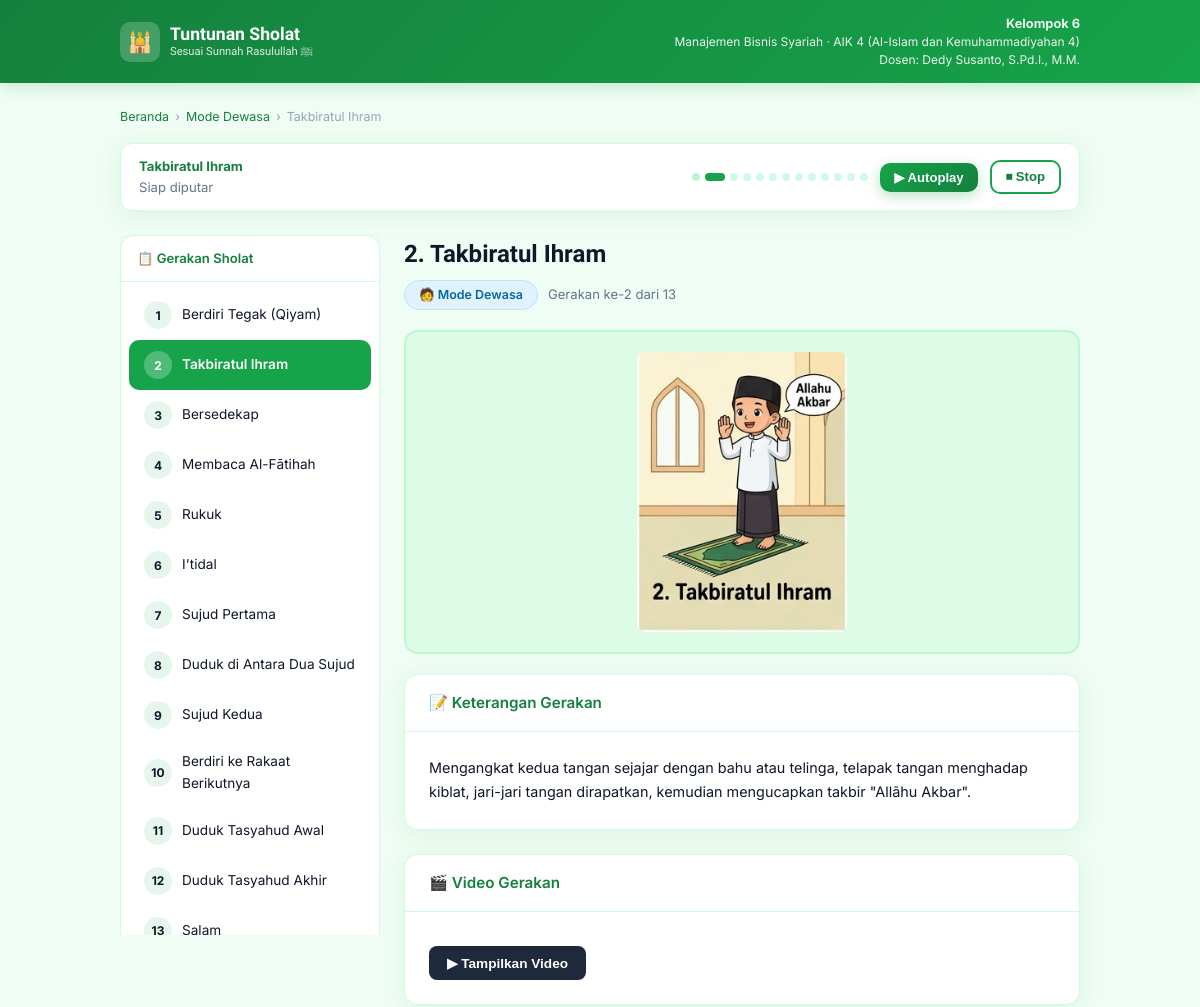
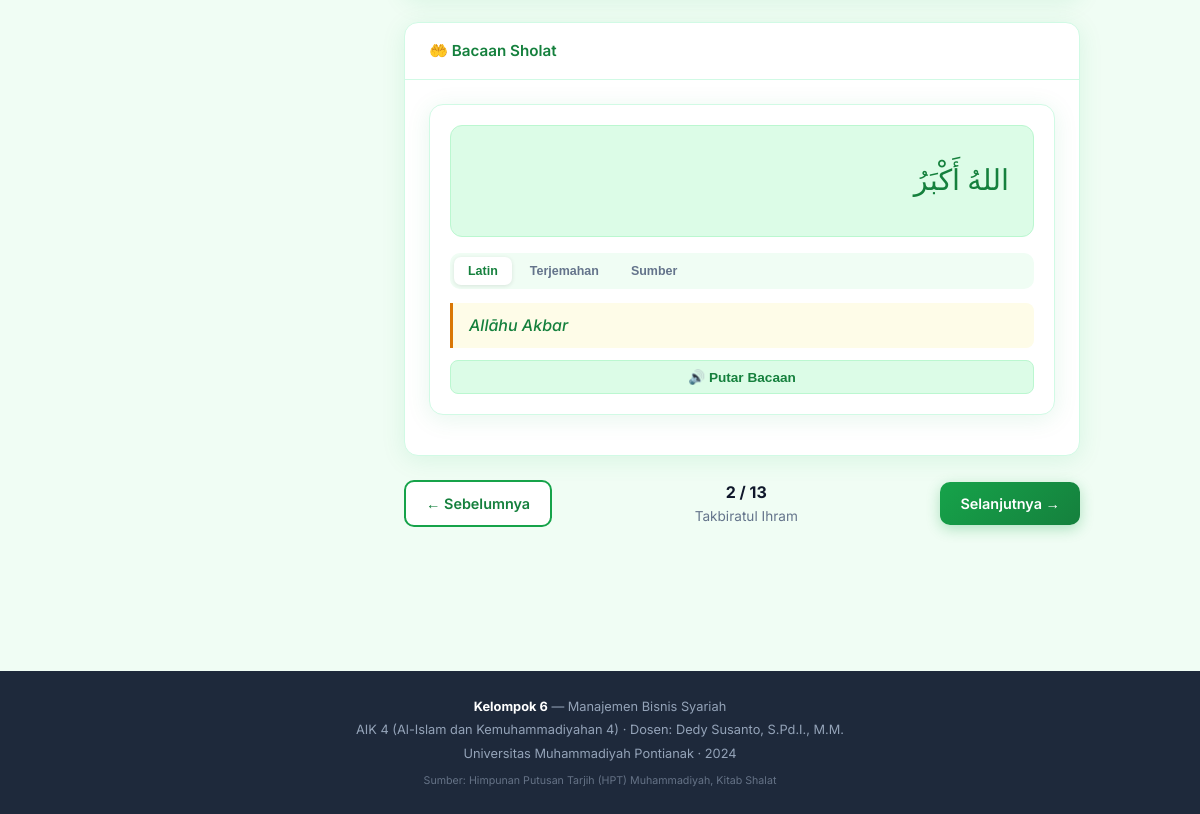
/sholat/dewasa/gerakan/2, run on the app's committed database (2 pictures, top to bottom).
### tables this page shows
CREATE TABLE kelompok (
    id          INTEGER PRIMARY KEY AUTOINCREMENT,
    nama_kelompok TEXT NOT NULL,
    prodi       TEXT NOT NULL,
    mata_kuliah TEXT NOT NULL,
    dosen       TEXT NOT NULL
);

CREATE TABLE kategori (
    id   INTEGER PRIMARY KEY AUTOINCREMENT,
    nama TEXT NOT NULL UNIQUE  -- 'dewasa' atau 'anak'
);

CREATE TABLE gerakan (
    id          INTEGER PRIMARY KEY AUTOINCREMENT,
    id_kategori INTEGER NOT NULL,
    nama        TEXT NOT NULL,
    urutan      INTEGER NOT NULL,
    deskripsi   TEXT,
    deskripsi_anak TEXT,
    gambar_url  TEXT,
    video_url   TEXT,
    FOREIGN KEY (id_kategori) REFERENCES kategori(id)
);

CREATE TABLE bacaan (
    id          INTEGER PRIMARY KEY AUTOINCREMENT,
    id_gerakan  INTEGER NOT NULL,
    urutan      INTEGER NOT NULL DEFAULT 1,
    teks_arab   TEXT,
    teks_latin  TEXT,
    terjemahan  TEXT,
    terjemahan_ringkas TEXT,
    audio_url   TEXT,
    sumber      TEXT,
    FOREIGN KEY (id_gerakan) REFERENCES gerakan(id)
);

### app.py (the view)
@app.route('/sholat/<mode>/gerakan/<int:urutan>')
def detail_gerakan(mode, urutan):
    if mode not in ('dewasa', 'anak'):
        return redirect(url_for('index'))
    with get_db() as conn:
        kelompok = conn.execute('SELECT * FROM kelompok LIMIT 1').fetchone()
        kategori = conn.execute(
            'SELECT * FROM kategori WHERE nama = ?', (mode,)
        ).fetchone()
        if not kategori:
            return redirect(url_for('index'))
        gerakan = conn.execute(
            'SELECT * FROM gerakan WHERE id_kategori = ? AND urutan = ?',
            (kategori['id'], urutan)
        ).fetchone()
        if not gerakan:
            return redirect(url_for('daftar_gerakan', mode=mode))
        bacaan_list = conn.execute(
            'SELECT * FROM bacaan WHERE id_gerakan = ? ORDER BY urutan',
            (gerakan['id'],)
        ).fetchall()
        total = conn.execute(
            'SELECT COUNT(*) as total FROM gerakan WHERE id_kategori = ?',
            (kategori['id'],)
        ).fetchone()['total']
        prev_gerakan = conn.execute(
            'SELECT urutan FROM gerakan WHERE id_kategori = ? AND urutan < ? ORDER BY urutan DESC LIMIT 1',
            (kategori['id'], urutan)
        ).fetchone()
        next_gerakan = conn.execute(
            'SELECT urutan FROM gerakan WHERE id_kategori = ? AND urutan > ? ORDER BY urutan ASC LIMIT 1',
            (kategori['id'], urutan)
        ).fetchone()
        semua_gerakan = conn.execute(
            'SELECT id, nama, urutan FROM gerakan WHERE id_kategori = ? ORDER BY urutan',
            (kategori['id'],)
        ).fetchall()
    return render_template(
        'detail_gerakan.html',
        kelompok=kelompok,
        gerakan=gerakan,
        bacaan_list=bacaan_list,
        mode=mode,
        total=total,
        prev_urutan=prev_gerakan['urutan'] if prev_gerakan else None,
        next_urutan=next_gerakan['urutan'] if next_gerakan else None,
        semua_gerakan=semua_gerakan
    )

### app.py (called while the page is built)
def get_db():
    conn = sqlite3.connect(DATABASE)
    conn.row_factory = sqlite3.Row
    conn.execute("PRAGMA foreign_keys = ON")
    return conn

### templates/detail_gerakan.html (shortened to what this page needs)
{% extends 'base.html' %}
{% block content %}
<div class="container detail-wrap">
  <div style="font-size:0.78rem;color:var(--muted);margin-bottom:16px;display:flex;align-items:center;gap:6px;flex-wrap:wrap;">
    <a href="/" style="color:var(--green-dark);text-decoration:none;">Beranda</a> ›
    <a href="/sholat/{{ mode }}" style="color:var(--green-dark);text-decoration:none;">
      Mode {{ mode | capitalize }}
    </a> ›
    <span>{{ gerakan.nama }}</span>
  </div>
  <div class="autoplay-bar">
    <div class="label">
      <strong id="ap-gerakan-name">{{ gerakan.nama }}</strong>
      <span id="ap-status">Siap diputar</span>
    </div>
    <div class="progress-steps" id="progressDots">
      {% for g in semua_gerakan %}
      <div class="step-dot {% if g.urutan == gerakan.urutan %}active{% elif g.urutan < gerakan.urutan %}done{% endif %}"
           onclick="window.location='/sholat/{{ mode }}/gerakan/{{ g.urutan }}'"
           title="{{ g.nama }}"></div>
      {% endfor %}
    </div>
    <button class="btn btn-primary btn-sm" id="btnAutoplay" onclick="toggleAutoplay()">▶ Autoplay</button>
    <button class="btn btn-outline btn-sm" onclick="stopAutoplay()">⏹ Stop</button>
  </div>
  <div class="layout-detail">
    <aside class="sidebar">
      <div class="card">
        <div class="card-head">📋 Gerakan Sholat</div>
        <div class="gerakan-list">
          {% for g in semua_gerakan %}
          <a href="/sholat/{{ mode }}/gerakan/{{ g.urutan }}"
             class="gerakan-list-item {% if g.urutan == gerakan.urutan %}active{% endif %}">
            <span class="nomor">{{ g.urutan }}</span>
            {{ g.nama }}
          </a>
          {% endfor %}
        </div>
      </div>
    </aside>
    <div class="main-content">
      <div class="gerakan-title">{{ gerakan.urutan }}. {{ gerakan.nama }}</div>
      <div class="gerakan-meta">
        <span class="mode-badge {{ mode }}">
          {% if mode == 'anak' %}👦 Mode Anak{% else %}🧑 Mode Dewasa{% endif %}
        </span>
        <span>Gerakan ke-{{ gerakan.urutan }} dari {{ total }}</span>
      </div>
      <div class="gerakan-img-wrap">
        {% if gerakan.gambar_url %}
          <img src="{{ gerakan.gambar_url }}" alt="{{ gerakan.nama }}"
               onerror="this.style.display='none';document.getElementById('placeholder').style.display='block'">
        {% else %}
          <div class="gerakan-img-placeholder">🤲</div>
        {% endif %}
      </div>
      <div class="card mb-6">
        <div class="card-head">📝 Keterangan Gerakan</div>
        <div class="card-body">
          <p style="font-size:{% if mode=='anak' %}1rem{% else %}0.9rem{% endif %};line-height:1.7;color:var(--navy)">
            {% if mode == 'anak' %}
              {{ gerakan.deskripsi_anak }}
            {% else %}
              {{ gerakan.deskripsi }}
            {% endif %}
          </p>
        </div>
      </div>
      {% if gerakan.video_url %}
      <div class="card mb-6">
        <div class="card-head">🎬 Video Gerakan</div>
        <div class="card-body">
          <button class="btn-video" onclick="toggleVideo()">▶ Tampilkan Video</button>
        </div>
      </div>
      {% endif %}
      {% if bacaan_list %}
      <div class="card mb-6">
        <div class="card-head">🤲 Bacaan Sholat</div>
        <div class="card-body">
          {% for b in bacaan_list %}
          <div class="bacaan-item" id="bacaan-{{ b.id }}">
            {% if b.teks_arab %}
            <div class="teks-arab">{{ b.teks_arab }}</div>
            {% endif %}
            <div class="tabs">
              <button class="tab-btn active" onclick="showTab(this,'latin-{{ b.id }}')">Latin</button>
              <button class="tab-btn" onclick="showTab(this,'terjemahan-{{ b.id }}')">Terjemahan</button>
              {% if mode == 'dewasa' %}
              <button class="tab-btn" onclick="showTab(this,'sumber-{{ b.id }}')">Sumber</button>
              {% endif %}
            </div>
            <div class="tab-content active" id="latin-{{ b.id }}">
              {% if b.teks_latin %}
              <div class="teks-latin">{{ b.teks_latin }}</div>
              {% endif %}
            </div>
            {% if b.audio_url %}
            <div class="audio-wrap">
              <button class="btn-audio" id="btnAudio-{{ b.id }}"
                      onclick="playAudio('{{ b.id }}')">
                🔊 Putar Bacaan
              </button>
            </div>
            {% endif %}
          </div>
          {% endfor %}
        </div>
      </div>
      {% else %}
      <div class="card mb-6">
        <div class="card-body text-center text-muted">
          Gerakan ini tidak disertai bacaan khusus.
        </div>
      </div>
      {% endif %}
      <div class="nav-gerakan">
        {% if prev_urutan %}
        <a href="/sholat/{{ mode }}/gerakan/{{ prev_urutan }}" class="btn btn-outline">
          ← Sebelumnya
        </a>
        {% else %}
        <span></span>
        {% endif %}
        <div class="nav-info">
          <strong>{{ gerakan.urutan }} / {{ total }}</strong>
          <span>{{ gerakan.nama }}</span>
        </div>
        {% if next_urutan %}
        <a href="/sholat/{{ mode }}/gerakan/{{ next_urutan }}" class="btn btn-primary">
          Selanjutnya →
        </a>
        {% else %}
        <a href="/sholat/{{ mode }}" class="btn btn-outline">
          ✅ Selesai
        </a>
        {% endif %}
      </div>
    </div>
  </div>
</div>
{% endblock %}

### templates/base.html (shortened to what this page needs)
<!DOCTYPE html>
<html lang="id">
<head>
  <link rel="stylesheet" href="{{ url_for('static', filename='css/style.css') }}"/>
</head>
<body>
<header class="site-header">
  <div class="header-inner">
    <a href="{{ url_for('index') }}" class="logo-wrap">
      <div class="logo-icon">🕌</div>
      <div class="logo-text">
        Tuntunan Sholat
        <small>Sesuai Sunnah Rasulullah ﷺ</small>
      </div>
    </a>
    <div class="header-identity">
      <strong>{{ kelompok.nama_kelompok if kelompok else 'Kelompok 6' }}</strong>
      {{ kelompok.prodi if kelompok else 'Manajemen Bisnis Syariah' }} ·
      {{ kelompok.mata_kuliah if kelompok else 'AIK 4' }}<br/>
      Dosen: {{ kelompok.dosen if kelompok else 'Dedy Susanto, S.Pd.I., M.M.' }}
    </div>
  </div>
</header>
<main>
  {% block content %}{% endblock %}
</main>
<footer class="site-footer">
  <strong>{{ kelompok.nama_kelompok if kelompok else 'Kelompok 6' }}</strong> —
  {{ kelompok.prodi if kelompok else 'Manajemen Bisnis Syariah' }}<br/>
  {{ kelompok.mata_kuliah if kelompok else 'AIK 4 (Al-Islam dan Kemuhammadiyahan 4)' }} ·
  Dosen: {{ kelompok.dosen if kelompok else 'Dedy Susanto, S.Pd.I., M.M.' }}<br/>
  Universitas Muhammadiyah Pontianak · 2024<br/>
  <small style="margin-top:6px;display:block;opacity:0.6;">Sumber: Himpunan Putusan Tarjih (HPT) Muhammadiyah, Kitab Shalat</small>
</footer>
</body>
</html>

### data on the page
kelompok: nama_kelompok "Kelompok 6", prodi "Manajemen Bisnis Syariah", mata_kuliah "AIK 4 (Al-Islam dan Kemuhammadiyahan 4)", dosen "Dedy Susanto, S.Pd.I., M.M."
kategori: nama "Dewasa"
gerakan: nama "Takbiratul Ihram", urutan "2", gambar_url (picture), deskripsi "Mengangkat kedua tangan sejajar dengan bahu atau telinga, telapak tangan menghadap kiblat, jari-jari tangan dirapatkan, kemudian mengucapkan takbir \"Allāhu Akbar\"."
gerakan: urutan "1", nama "Berdiri Tegak (Qiyam)"
gerakan: urutan "3", nama "Bersedekap"
gerakan: urutan "4", nama "Membaca Al-Fātihah"
gerakan: urutan "5", nama "Rukuk"
gerakan: urutan "6", nama "I'tidal"
gerakan: urutan "7", nama "Sujud Pertama"
gerakan: urutan "8", nama "Duduk di Antara Dua Sujud"
gerakan: urutan "9", nama "Sujud Kedua"
gerakan: urutan "10", nama "Berdiri ke Rakaat Berikutnya"
gerakan: urutan "11", nama "Duduk Tasyahud Awal"
gerakan: urutan "12", nama "Duduk Tasyahud Akhir"
gerakan: urutan "13", nama "Salam"
bacaan: teks_arab "اللهُ أَكْبَرُ", teks_latin "Allāhu Akbar"

### other printed values
{{ total }} "13"
